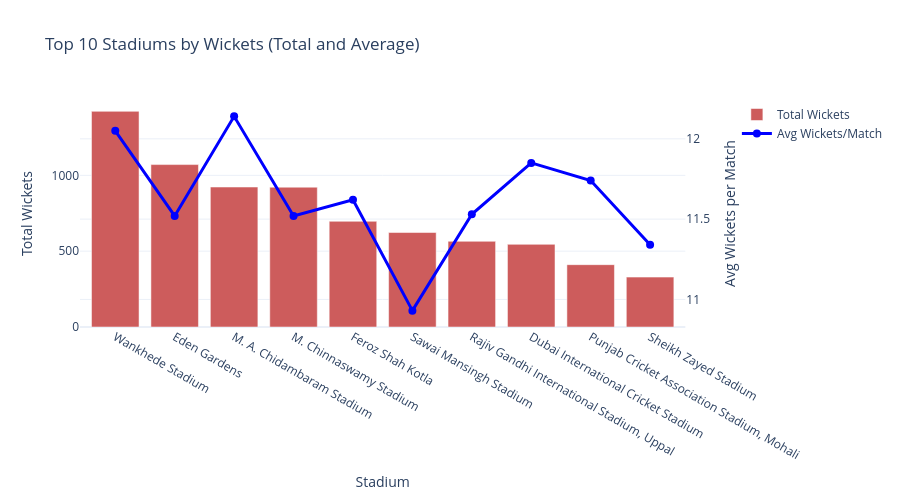

Notebook source saved alongside this figure:
### Code cell
fig = make_subplots(specs=[[{"secondary_y": True}]])

top_stadiums = wickets_by_stadium.head(10)

fig.add_trace(
    go.Bar(x=top_stadiums['Stadium'], y=top_stadiums['Total_Wickets'],
           name='Total Wickets', marker_color='indianred'),
    secondary_y=False,
)

fig.add_trace(
    go.Scatter(x=top_stadiums['Stadium'], y=top_stadiums['Avg_Wickets_Per_Match'],
               name='Avg Wickets/Match', mode='lines+markers', 
               line=dict(color='blue', width=3), marker=dict(size=8)),
    secondary_y=True,
)

fig.update_layout(
    title_text="Top 10 Stadiums by Wickets (Total and Average)",
    hovermode='x unified',
    height=500,
    template='plotly_white'
)
fig.update_xaxes(title_text="Stadium")
fig.update_yaxes(title_text="Total Wickets", secondary_y=False)
fig.update_yaxes(title_text="Avg Wickets per Match", secondary_y=True)
fig.show()

### Figure 1 — Plotly figure (JSON) as saved in the notebook; plotly's stock layout.template omitted (floating-point values rounded to 4 significant figures)
{"data": [{"marker": {"color": "indianred"}, "name": "Total Wickets", "type": "bar", "x": ["Wankhede Stadium", "Eden Gardens", "M. A. Chidambaram Stadium", "M. Chinnaswamy Stadium", "Feroz Shah Kotla", "Sawai Mansingh Stadium", "Rajiv Gandhi International Stadium, Uppal", "Dubai International Cricket Stadium", "Punjab Cricket Association Stadium, Mohali", "Sheikh Zayed Stadium"], "xaxis": "x", "y": [1422, 1071, 923, 922, 697, 623, 565, 545, 411, 329], "yaxis": "y"}, {"line": {"color": "blue", "width": 3}, "marker": {"size": 8}, "mode": "lines+markers", "name": "Avg Wickets/Match", "type": "scatter", "x": ["Wankhede Stadium", "Eden Gardens", "M. A. Chidambaram Stadium", "M. Chinnaswamy Stadium", "Feroz Shah Kotla", "Sawai Mansingh Stadium", "Rajiv Gandhi International Stadium, Uppal", "Dubai International Cricket Stadium", "Punjab Cricket Association Stadium, Mohali", "Sheikh Zayed Stadium"], "xaxis": "x", "y": [12.05, 11.52, 12.14, 11.52, 11.62, 10.93, 11.53, 11.85, 11.74, 11.34], "yaxis": "y2"}], "layout": {"height": 500, "hovermode": "x unified", "title": {"text": "Top 10 Stadiums by Wickets (Total and Average)"}, "xaxis": {"anchor": "y", "domain": [0, 0.94], "title": {"text": "Stadium"}}, "yaxis": {"anchor": "x", "domain": [0, 1], "title": {"text": "Total Wickets"}}, "yaxis2": {"anchor": "x", "overlaying": "y", "side": "right", "title": {"text": "Avg Wickets per Match"}}}}
